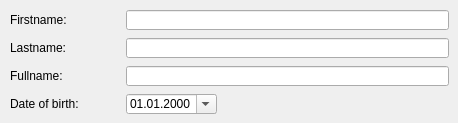
       <widget class="QWidget" name="contact" >
        <attribute name="title" >
         <string>&amp;Contact</string>
        </attribute>
        <widget class="QLabel" name="label_22" >
         <property name="geometry" >
          <rect>
           <x>10</x>
           <y>10</y>
           <width>110</width>
           <height>20</height>
          </rect>
         </property>
         <property name="minimumSize" >
          <size>
           <width>110</width>
           <height>0</height>
          </size>
         </property>
         <property name="maximumSize" >
          <size>
           <width>110</width>
           <height>16777215</height>
          </size>
         </property>
         <property name="text" >
          <string>Firstname:</string>
         </property>
        </widget>
        <widget class="QLineEdit" name="txt_users_firstname" >
         <property name="geometry" >
          <rect>
           <x>126</x>
           <y>10</y>
           <width>323</width>
           <height>20</height>
          </rect>
         </property>
        </widget>
        <widget class="QLabel" name="label_25" >
         <property name="geometry" >
          <rect>
           <x>10</x>
           <y>94</y>
           <width>110</width>
           <height>20</height>
          </rect>
         </property>
         <property name="minimumSize" >
          <size>
           <width>110</width>
           <height>0</height>
          </size>
         </property>
         <property name="maximumSize" >
          <size>
           <width>110</width>
           <height>16777215</height>
          </size>
         </property>
         <property name="text" >
          <string>Date of birth:</string>
         </property>
        </widget>
        <widget class="QLabel" name="label_23" >
         <property name="geometry" >
          <rect>
           <x>10</x>
           <y>38</y>
           <width>110</width>
           <height>20</height>
          </rect>
         </property>
         <property name="minimumSize" >
          <size>
           <width>110</width>
           <height>0</height>
          </size>
         </property>
         <property name="maximumSize" >
          <size>
           <width>110</width>
           <height>16777215</height>
          </size>
         </property>
         <property name="text" >
          <string>Lastname:</string>
         </property>
        </widget>
        <widget class="QLineEdit" name="txt_users_lastname" >
         <property name="geometry" >
          <rect>
           <x>126</x>
           <y>38</y>
           <width>323</width>
           <height>20</height>
          </rect>
         </property>
        </widget>
        <widget class="QLabel" name="label_24" >
         <property name="geometry" >
          <rect>
           <x>10</x>
           <y>66</y>
           <width>110</width>
           <height>20</height>
          </rect>
         </property>
         <property name="minimumSize" >
          <size>
           <width>110</width>
           <height>0</height>
          </size>
         </property>
         <property name="maximumSize" >
          <size>
           <width>110</width>
           <height>16777215</height>
          </size>
         </property>
         <property name="text" >
          <string>Fullname:</string>
         </property>
        </widget>
        <widget class="QLineEdit" name="txt_users_fullname" >
         <property name="geometry" >
          <rect>
           <x>126</x>
           <y>66</y>
           <width>323</width>
           <height>20</height>
          </rect>
         </property>
        </widget>
        <widget class="QDateEdit" name="txtdob" >
         <property name="geometry" >
          <rect>
           <x>126</x>
           <y>94</y>
           <width>91</width>
           <height>20</height>
          </rect>
         </property>
         <property name="displayFormat" >
          <string>dd.MM.yyyy</string>
         </property>
         <property name="calendarPopup" >
          <bool>true</bool>
         </property>
        </widget>
       </widget>
